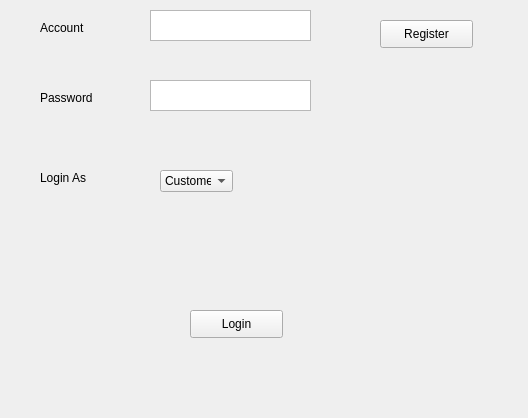
<?xml version="1.0" encoding="UTF-8"?>
<ui version="4.0">
 <class>form_login</class>
 <widget class="QWidget" name="form_login">
  <property name="geometry">
   <rect>
    <x>0</x>
    <y>0</y>
    <width>528</width>
    <height>418</height>
   </rect>
  </property>
  <property name="acceptDrops">
   <bool>false</bool>
  </property>
  <property name="windowTitle">
   <string>Form</string>
  </property>
  <widget class="QPushButton" name="pushButton_regitser">
   <property name="geometry">
    <rect>
     <x>380</x>
     <y>20</y>
     <width>93</width>
     <height>28</height>
    </rect>
   </property>
   <property name="text">
    <string>Register</string>
   </property>
  </widget>
  <widget class="QPlainTextEdit" name="plainTextEdit_account">
   <property name="geometry">
    <rect>
     <x>150</x>
     <y>10</y>
     <width>161</width>
     <height>31</height>
    </rect>
   </property>
  </widget>
  <widget class="QLabel" name="label_password">
   <property name="geometry">
    <rect>
     <x>40</x>
     <y>90</y>
     <width>55</width>
     <height>16</height>
    </rect>
   </property>
   <property name="text">
    <string>Password</string>
   </property>
  </widget>
  <widget class="QLabel" name="label_account">
   <property name="geometry">
    <rect>
     <x>40</x>
     <y>20</y>
     <width>55</width>
     <height>16</height>
    </rect>
   </property>
   <property name="text">
    <string>Account</string>
   </property>
  </widget>
  <widget class="QLabel" name="label_loginAs">
   <property name="geometry">
    <rect>
     <x>40</x>
     <y>170</y>
     <width>55</width>
     <height>16</height>
    </rect>
   </property>
   <property name="text">
    <string>Login As</string>
   </property>
  </widget>
  <widget class="QPlainTextEdit" name="plainTextEdit_password">
   <property name="geometry">
    <rect>
     <x>150</x>
     <y>80</y>
     <width>161</width>
     <height>31</height>
    </rect>
   </property>
  </widget>
  <widget class="QComboBox" name="comboBox_loginAs">
   <property name="geometry">
    <rect>
     <x>160</x>
     <y>170</y>
     <width>73</width>
     <height>22</height>
    </rect>
   </property>
   <item>
    <property name="text">
     <string>Customer</string>
    </property>
   </item>
   <item>
    <property name="text">
     <string>Restaurant</string>
    </property>
   </item>
  </widget>
  <widget class="QPushButton" name="pushButton_login">
   <property name="geometry">
    <rect>
     <x>190</x>
     <y>310</y>
     <width>93</width>
     <height>28</height>
    </rect>
   </property>
   <property name="text">
    <string>Login</string>
   </property>
  </widget>
 </widget>
 <resources/>
 <connections>
  <connection>
   <sender>pushButton_regitser</sender>
   <signal>clicked()</signal>
   <receiver>form_login</receiver>
   <slot>show_register()</slot>
   <hints>
    <hint type="sourcelabel">
     <x>426</x>
     <y>35</y>
    </hint>
    <hint type="destinationlabel">
     <x>458</x>
     <y>199</y>
    </hint>
   </hints>
  </connection>
  <connection>
   <sender>pushButton_login</sender>
   <signal>clicked()</signal>
   <receiver>form_login</receiver>
   <slot>login()</slot>
   <hints>
    <hint type="sourcelabel">
     <x>216</x>
     <y>337</y>
    </hint>
    <hint type="destinationlabel">
     <x>172</x>
     <y>377</y>
    </hint>
   </hints>
  </connection>
 </connections>
 <slots>
  <slot>login()</slot>
  <slot>show_register()</slot>
 </slots>
</ui>
